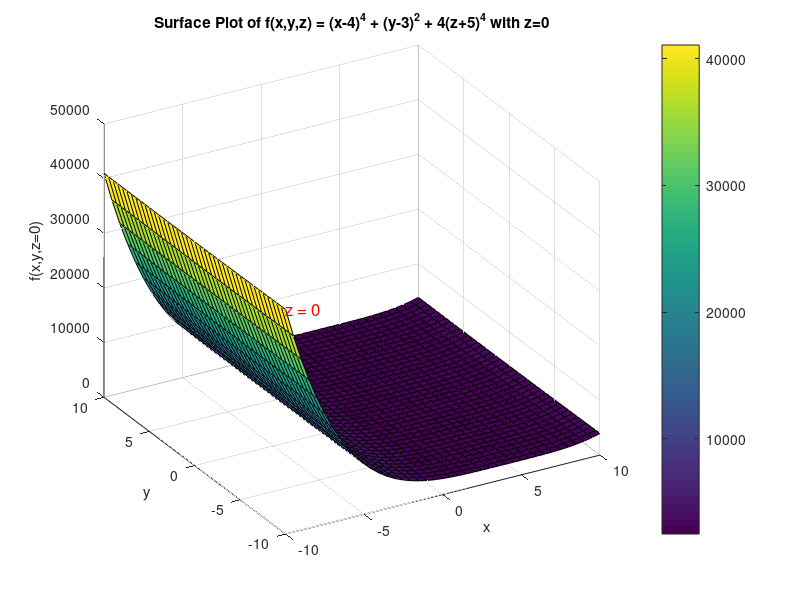

Here is the MATLAB script that generated this plot: (Note: this script raises an error after producing the figure.)
% Define the objective function
obj_func = @(x, y, z) (x - 4).^4 + (y - 3).^2 + 4*(z + 5).^4;

% Create a grid of x and y values
[X, Y] = meshgrid(-10:0.5:10, -10:0.5:10);

% Fix z at a specific value (e.g., z = 0)
Z = 0;

% Calculate function values for each point on the grid
F = obj_func(X, Y, Z);

% Create the surface plot
figure;
surf(X, Y, F);

% Customize the plot
xlabel('x');
ylabel('y');
zlabel('f(x,y,z=0)');
title('Surface Plot of f(x,y,z) = (x-4)^4 + (y-3)^2 + 4(z+5)^4 with z=0');
colorbar;

% Adjust the view for better visualization
view(-30, 30);

% Add a text annotation explaining the fixed z value
text(-10, -10, max(F(:)), 'z = 0', 'FontSize', 12, 'Color', 'red');

% Optional: Make the plot look nicer
lighting phong;
shading interp;